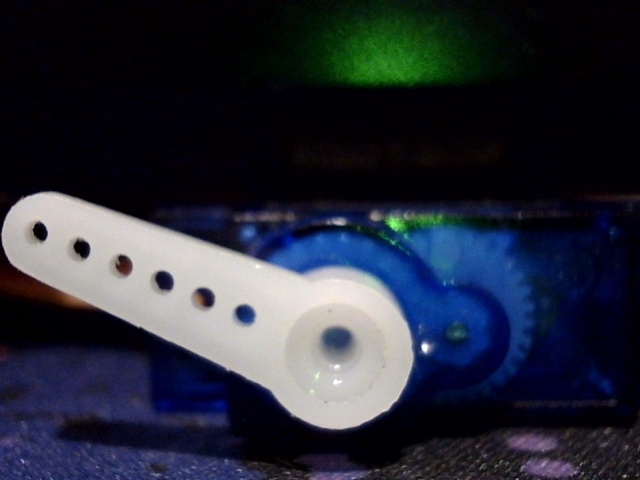
#> input picture firmware/library/microzig/examples/raspberrypi/rp2040/captures/angle_70/capture_13.jpg, 640 x 480 px, found by its file name
$ python measure.py
#> lines starting #> are read from the running program, lines starting #| are printed output that depends on the picture
import cv2
import numpy as np
import math
import glob
import os
import statistics
import matplotlib.pyplot as plt
import csv

# Function to calculate the angle between two points
def calculate_angle(hole1, hole2):
    delta_x = hole2[0] - hole1[0]
    delta_y = hole2[1] - hole1[1]
    angle = math.degrees(math.atan2(delta_y, delta_x))
    return angle

# Function to visualize and save the initial detection
def visualize_initial_detection(image, hole1, hole2, output_path=None):
    """
    Draws the detected circles and the connecting line on the image.

    Args:
        image (numpy.ndarray): The original image.
        hole1 (tuple): (x, y, radius) of the first hole.
        hole2 (tuple): (x, y, radius) of the second hole.
        output_path (str, optional): Path to save the visualized image. Defaults to None.
    """
    vis_image = image.copy()

    # Draw the first hole
    cv2.circle(vis_image, (hole1[0], hole1[1]), hole1[2], (0, 255, 0), 2)
    cv2.circle(vis_image, (hole1[0], hole1[1]), 2, (0, 0, 255), 3)  # Center

    # Draw the second hole
    cv2.circle(vis_image, (hole2[0], hole2[1]), hole2[2], (0, 255, 0), 2)
    cv2.circle(vis_image, (hole2[0], hole2[1]), 2, (0, 0, 255), 3)  # Center

    # Draw the line connecting the two holes
    cv2.line(vis_image, (hole1[0], hole1[1]), (hole2[0], hole2[1]), (255, 0, 0), 2)

    # Optionally display the image
    cv2.imshow("Initial Detection - Reference Circles", vis_image)
    cv2.waitKey(0)
    cv2.destroyAllWindows()

    # Optionally save the image
    if output_path:
        cv2.imwrite(output_path, vis_image)
        print(f"Initial detection visualization saved to {output_path}")

# Initial detection on one image to define ROI
initial_image_path = 'captures/angle_70/capture_13.jpg'  # Replace with your image path
image = cv2.imread(initial_image_path)
#> image is the input picture: shape (480, 640, 3); mean B, G, R 55.9, 43.3, 39.2

if image is None:
    print(f"Failed to load the initial image: {initial_image_path}")
    exit()

gray = cv2.cvtColor(image, cv2.COLOR_BGR2GRAY)
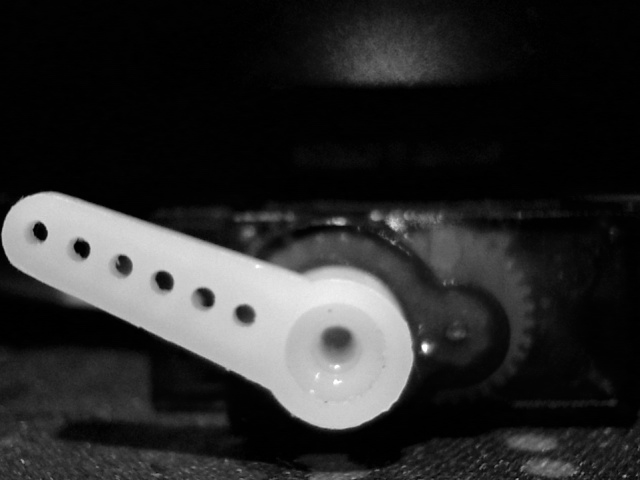
#> gray: shape (480, 640); min 0, max 255, mean 43.5
blurred = cv2.GaussianBlur(gray, (9, 9), 2)
circles = cv2.HoughCircles(
    blurred,
    cv2.HOUGH_GRADIENT,
    dp=1.2,
    minDist=50,
    param1=100,
    param2=30,
    minRadius=8,
    maxRadius=15
)
#> circles = [[202.2, 299.4, 11.96], [120.6, 265.8, 11.24]]

if circles is not None:
    circles = np.round(circles[0, :]).astype("int")
#> circles = [[202, 299, 12], [121, 266, 11]]
    circles = sorted(circles, key=lambda x: x[0])  # Sort by x-coordinate
#> circles = [[121, 266, 11], [202, 299, 12]]

    if len(circles) >= 2:
        hole1 = circles[0]  # First circle
#> hole1 = [121, 266, 11]
        hole2 = circles[1]  # Second circle
#> hole2 = [202, 299, 12]

        print(f"Initial Detection:")
        print(f"Hole 1: X={hole1[0]}, Y={hole1[1]}, Diameter={hole1[2]*2}")
#| Hole 1: X=121, Y=266, Diameter=22
        print(f"Hole 2: X={hole2[0]}, Y={hole2[1]}, Diameter={hole2[2]*2}")
#| Hole 2: X=202, Y=299, Diameter=24

        # Define ROI with buffer
        buffer = 30  # pixels
        min_x = min(hole1[0], hole2[0]) - buffer
#> min_x = 91
        min_y = min(hole1[1], hole2[1]) - buffer
#> min_y = 236
        max_x = max(hole1[0] + hole1[2], hole2[0] + hole2[2]) + buffer
#> max_x = 244
        max_y = max(hole1[1] + hole1[2], hole2[1] + hole2[2]) + buffer
#> max_y = 341

        # Ensure ROI is within image boundaries
        height, width = image.shape[:2]
#> height = 480; width = 640
        min_x = max(min_x, 0)
        min_y = max(min_y, 0)
        max_x = min(max_x, width)
        max_y = min(max_y, height)
        roi_width = max_x - min_x
#> roi_width = 153
        roi_height = max_y - min_y
#> roi_height = 105

        print(f"Defined ROI: X={min_x}, Y={min_y}, Width={roi_width}, Height={roi_height}")
#| Defined ROI: X=91, Y=236, Width=153, Height=105

        # Visualize the initial detection
        visualize_initial_detection(
            image,
            hole1,
            hole2,
            output_path='initial_detection_visualization.jpg'  # Set to None if you don't want to save
        )
#> in visualize_initial_detection, `cv2.circle(vis_image, (hole1[0], hole1[1]), 2, (0, 0, 255), 3)`: vis_image: shape (480, 640, 3); mean B, G, R 55.8, 43.4, 39.1
#> in visualize_initial_detection, `cv2.circle(vis_image, (hole2[0], hole2[1]), 2, (0, 0, 255), 3)`: vis_image: shape (480, 640, 3); mean B, G, R 55.6, 43.5, 39
#> in visualize_initial_detection, `cv2.line(vis_image, (hole1[0], hole1[1]), (hole2[0], hole2[1]), (255, ..`:
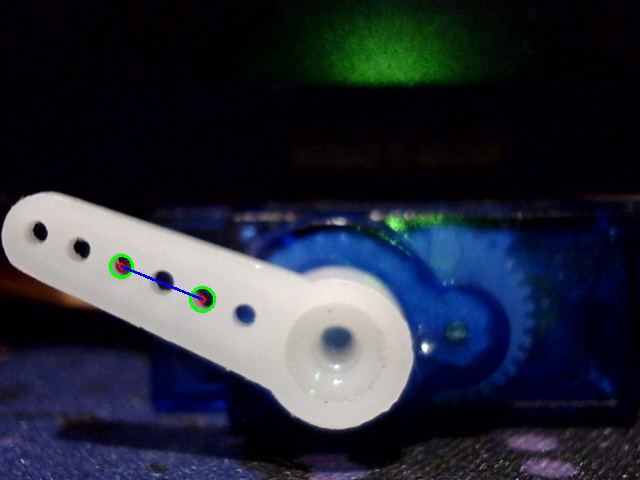
#> vis_image: shape (480, 640, 3); mean B, G, R 55.8, 43.4, 38.9
    else:
        print("Initial image: Less than two circles detected.")
        exit()
else:
    print("Initial image: No circles detected. Please check the image and detection parameters.")
    exit()

# Initialize list to store angles
angles = []

# List to keep track of failed detections
failed_images = []

# Path to folder containing images
folder_path = 'captures/angle_70/'  # Replace with your folder path
image_files = glob.glob(os.path.join(folder_path, '*.jpg'))

# Optional: To visualize a few processed images
visualize = False  # Set to True to see visualizations for each image

for idx, image_file in enumerate(image_files):
    # Load the image
    image = cv2.imread(image_file)
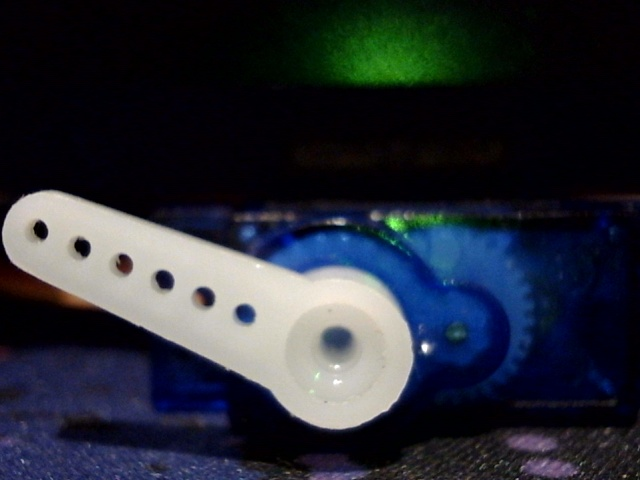
#> input picture firmware/library/microzig/examples/raspberrypi/rp2040/captures/angle_70/capture_10.jpg, 640 x 480 px
#> image is the input picture: shape (480, 640, 3); mean B, G, R 53.2, 43.5, 39.3

    if image is None:
        print(f"Failed to load {image_file}")
        failed_images.append(image_file)
        continue

    # Crop the image to the region of interest (ROI)
    roi = image[min_y:min_y + roi_height, min_x:min_x + roi_width]
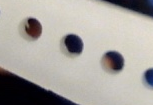
#> roi: shape (105, 153, 3); mean B, G, R 158.7, 163.7, 167.6

    # Convert to grayscale
    gray = cv2.cvtColor(roi, cv2.COLOR_BGR2GRAY)
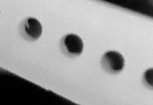
#> gray: shape (105, 153); min 0, max 222, mean 164.2

    # Apply a Gaussian blur to smooth the image and improve circle detection
    blurred = cv2.GaussianBlur(gray, (9, 9), 2)
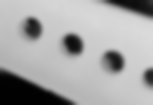
#> blurred: shape (105, 153); min 0, max 218, mean 164.3

    # Detect circles in the cropped image with adjusted parameters
    circles = cv2.HoughCircles(
        blurred,
        cv2.HOUGH_GRADIENT,
        dp=1.2,
        minDist=50,
        param1=80,  # Lowered from 100 to make edge detection more sensitive
        param2=20,  # Lowered from 30 to make circle center detection more lenient
        minRadius=8,
        maxRadius=15
    )
#> circles = [[112.2, 61.8, 11.24]]

    if circles is not None:
        circles = np.round(circles[0, :]).astype("int")
#> circles = [[112, 62, 11]]
        circles = sorted(circles, key=lambda x: x[0])  # Sort by x-coordinate

        if len(circles) >= 2:
            hole1 = circles[0]
            hole2 = circles[1]

            # Offset coordinates back to the full image
            hole1_x = hole1[0] + min_x
            hole1_y = hole1[1] + min_y
            hole2_x = hole2[0] + min_x
            hole2_y = hole2[1] + min_y

            # Print the positions and diameters of the detected holes
            print(f"{os.path.basename(image_file)}:")
            print(f"  Hole 1: X={hole1_x}, Y={hole1_y}, Diameter={hole1[2]*2}")
            print(f"  Hole 2: X={hole2_x}, Y={hole2_y}, Diameter={hole2[2]*2}")

            # Calculate the angle between the two holes
            angle = calculate_angle((hole1_x, hole1_y), (hole2_x, hole2_y))
            angles.append(angle)

            if visualize and idx < 5:  # Visualize first 5 images
                vis_image = image.copy()
                # Draw circles
                cv2.circle(vis_image, (hole1_x, hole1_y), hole1[2], (0, 255, 0), 2)
                cv2.circle(vis_image, (hole2_x, hole2_y), hole2[2], (0, 255, 0), 2)
                # Draw centers
                cv2.circle(vis_image, (hole1_x, hole1_y), 2, (0, 0, 255), 3)
                cv2.circle(vis_image, (hole2_x, hole2_y), 2, (0, 0, 255), 3)
                # Draw line
                cv2.line(vis_image, (hole1_x, hole1_y), (hole2_x, hole2_y), (255, 0, 0), 2)
                # Display
                cv2.imshow(f"Detected Circles - {os.path.basename(image_file)}", vis_image)
                cv2.waitKey(0)
                cv2.destroyAllWindows()
        else:
            print(f"  {os.path.basename(image_file)}: Insufficient circles detected (found {len(circles)}).")
#|   capture_10.jpg: Insufficient circles detected (found 1).
            failed_images.append(image_file)
    else:
        print(f"  {os.path.basename(image_file)}: No circles detected.")
        failed_images.append(image_file)
#> pass 2 of the loop `for idx, image_file in enumerate(image_files):`:
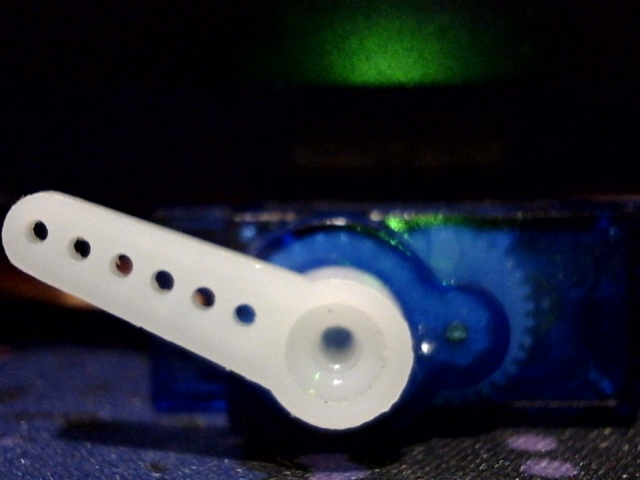
#> input picture firmware/library/microzig/examples/raspberrypi/rp2040/captures/angle_70/capture_11.jpg, 640 x 480 px
#> image is the input picture: shape (480, 640, 3); mean B, G, R 54.2, 43.3, 39.1
#> `gray = cv2.cvtColor(roi, cv2.COLOR_BGR2GRAY)`:
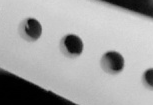
#> gray: shape (105, 153); min 0, max 220, mean 164.2
#> `blurred = cv2.GaussianBlur(gray, (9, 9), 2)`:
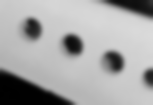
#> blurred: shape (105, 153); min 0, max 218, mean 164.3
#> `circles = cv2.HoughCircles( blurred, cv2.HOUGH_GRADIENT, dp=1.2, minDi..`: circles = [[112.2, 61.8, 10.4], [30.6, 29.4, 10.88]]
#> `circles = np.round(circles[0, :]).astype("int")`: circles = [[112, 62, 10], [31, 29, 11]]
#> `circles = sorted(circles, key=lambda x: x[0])`: circles = [[31, 29, 11], [112, 62, 10]]
#> `hole1 = circles[0]`: hole1 = [31, 29, 11]
#> `hole2 = circles[1]`: hole2 = [112, 62, 10]
#> hole1_x = 122
#> hole1_y = 265
#> hole2_x = 203
#> hole2_y = 298
#|   Hole 1: X=122, Y=265, Diameter=22
#|   Hole 2: X=203, Y=298, Diameter=20
#> delta_x = 81
#> delta_y = 33
#> in calculate_angle, `angle = math.degrees(math.atan2(delta_y, delta_x))`: angle = 22.17
#> pass 3 of the loop `for idx, image_file in enumerate(image_files):`:
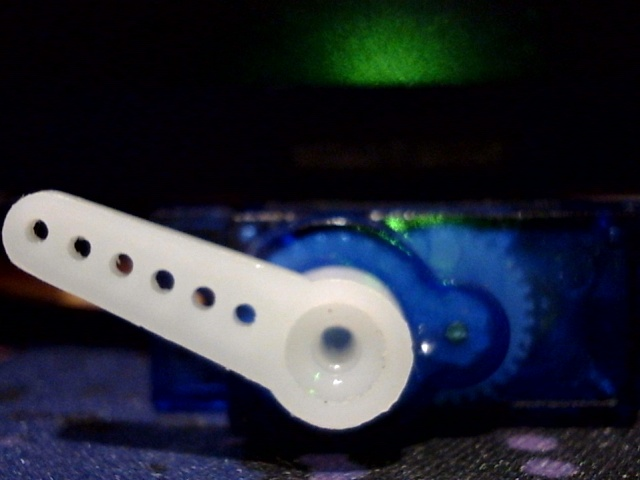
#> input picture firmware/library/microzig/examples/raspberrypi/rp2040/captures/angle_70/capture_12.jpg, 640 x 480 px
#> image is the input picture: shape (480, 640, 3); mean B, G, R 54.6, 43.4, 39.1
#> `gray = cv2.cvtColor(roi, cv2.COLOR_BGR2GRAY)`:
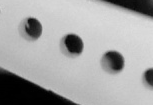
#> gray: shape (105, 153); min 0, max 220, mean 164.1
#> `blurred = cv2.GaussianBlur(gray, (9, 9), 2)`:
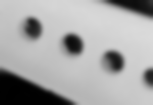
#> blurred: shape (105, 153); min 0, max 218, mean 164.1
#> `circles = cv2.HoughCircles( blurred, cv2.HOUGH_GRADIENT, dp=1.2, minDi..`: circles = [[112.2, 61.8, 11.48], [31.8, 29.4, 9.2]]
#> `circles = np.round(circles[0, :]).astype("int")`: circles = [[112, 62, 11], [32, 29, 9]]
#> `circles = sorted(circles, key=lambda x: x[0])`: circles = [[32, 29, 9], [112, 62, 11]]
#> `hole1 = circles[0]`: hole1 = [32, 29, 9]
#> `hole2 = circles[1]`: hole2 = [112, 62, 11]
#> hole1_x = 123
#|   Hole 1: X=123, Y=265, Diameter=18
#|   Hole 2: X=203, Y=298, Diameter=22
#> `angle = calculate_angle((hole1_x, hole1_y), (hole2_x, hole2_y))`: angle = 22.42
#> the loop made 4 passes; the first 3 are shown

# Statistical analysis on the angles
if angles:
    mean_angle = statistics.mean(angles)
    std_dev_angle = statistics.stdev(angles)

    # Print out the results
    print(f"\nProcessed {len(angles)} images successfully.")
    print(f"Mean Angle: {mean_angle:.2f} degrees")
    print(f"Standard Deviation: {std_dev_angle:.2f} degrees")

    # Display a histogram of the angles using matplotlib
    plt.figure(figsize=(10, 6))
    plt.hist(angles, bins=10, color='skyblue', edgecolor='black')
    plt.title('Histogram of Measured Servo Angles')
    plt.xlabel('Angle (degrees)')
    plt.ylabel('Frequency')
    plt.grid(True)
    plt.show()
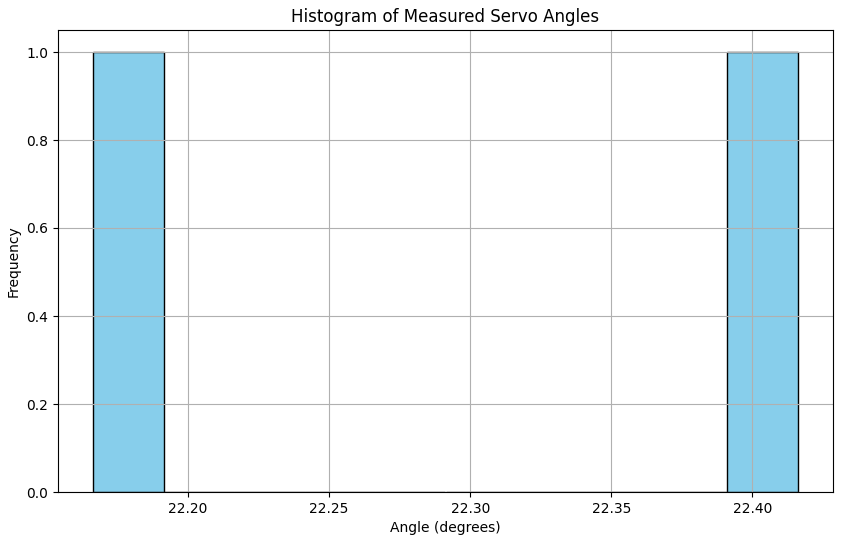
#> figure drawn by matplotlib, 1 panel

    # Save the histogram as an image
    plt.savefig('servo_angles_histogram.png')
    print("Histogram saved as servo_angles_histogram.png")
else:
    print("No valid angles were found.")

# Save the results to a CSV file
if angles:
    with open('servo_angles.csv', 'w', newline='') as csvfile:
        fieldnames = ['Image', 'Angle']
        writer = csv.DictWriter(csvfile, fieldnames=fieldnames)
        writer.writeheader()
        for img_file, angle in zip(image_files, angles):
            writer.writerow({'Image': os.path.basename(img_file), 'Angle': angle})
    print("Angles have been saved to servo_angles.csv")

# Log failed detections
if failed_images:
    with open('failed_detections.txt', 'w') as f:
        for img in failed_images:
            f.write(f"{img}\n")
    print("Failed detections have been logged to failed_detections.txt")
